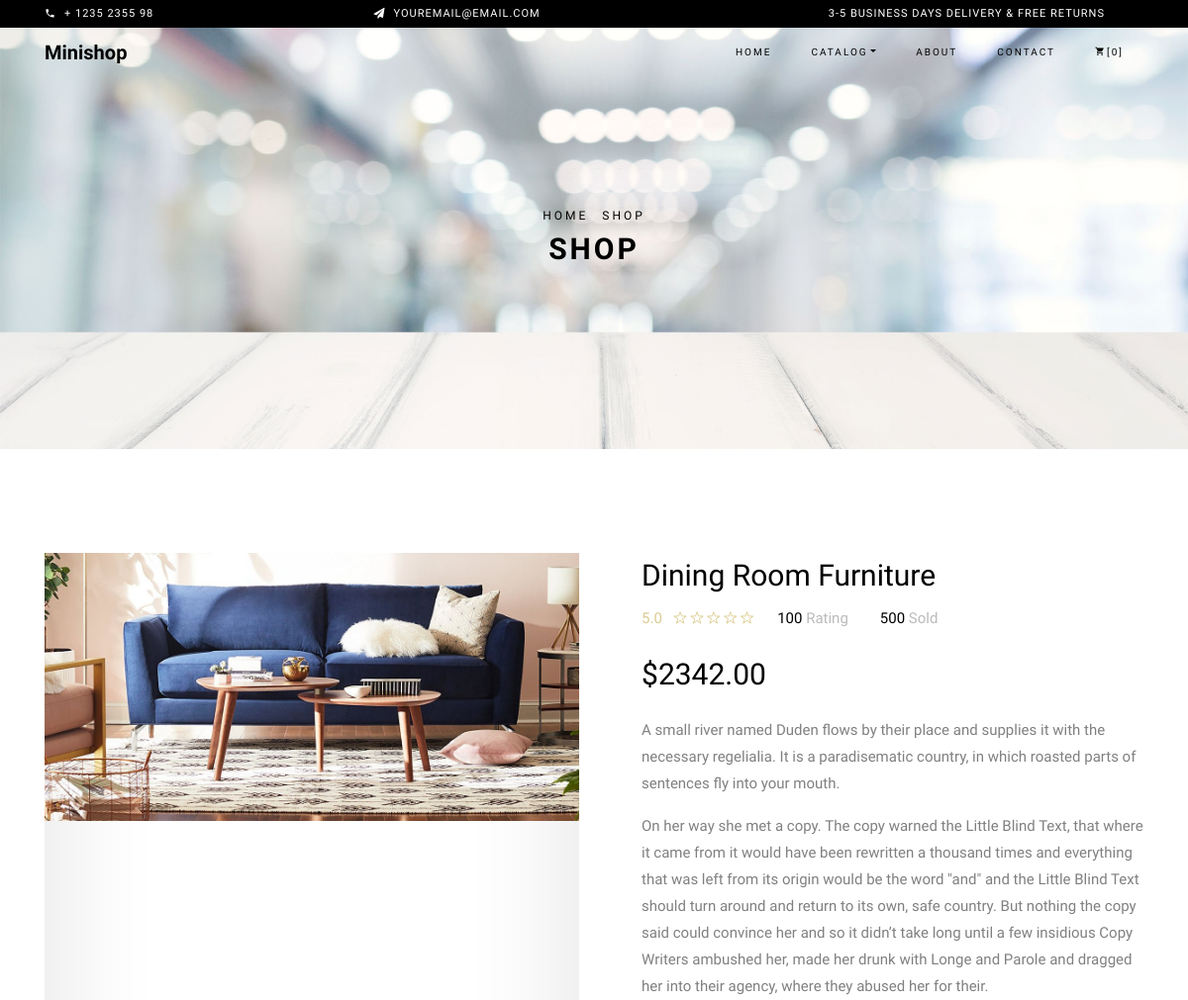
The page /product-detail/2 (signed in, upper part) on the database as committed earlier.
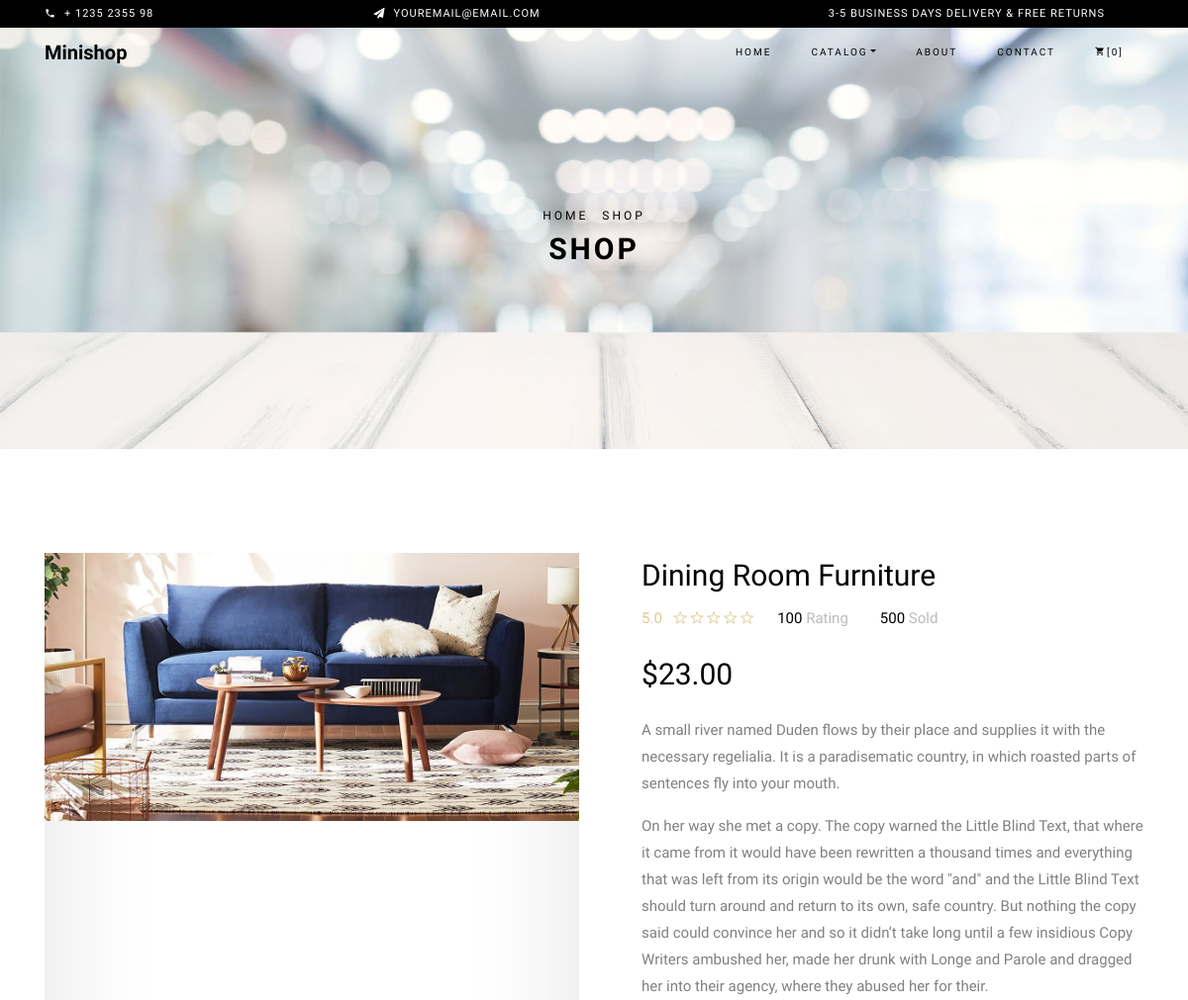
The same page on the database as committed later.
### products/models.py (models this page shows, shortened)
class Product(models.Model):
    product_name = models.CharField(max_length=125)
    slug = models.SlugField(max_length=50, unique=True)
    description = models.TextField()
    price = models.DecimalField(max_digits=19, decimal_places=2)
    image = models.ImageField(upload_to='images/', blank=True, null=True)
    stock = models.IntegerField(default=1)
    is_available = models.BooleanField(default=True)
    category = models.ForeignKey(Category, related_name='product_cat',  on_delete=models.CASCADE)
    created_date = models.DateTimeField(auto_now_add=True)
    modified_date = models.DateTimeField(auto_now=True)

### products/views.py (the view, shortened to what this page needs)
# urls.py: path('product-detail/<int:id>', product_detail, name='product_detail'),
@login_required(login_url = 'account:login')
def product_detail(request, id):
    single_product = get_object_or_404(Product, id=id)
    context = {
        'single_product':single_product,
    }
    return render(request, 'products/product_detail.html', context)

### cart/templatetags/cart_template_tags.py (called while the page is built)
@register.filter
def cart_item_count(user):
    if user.is_authenticated:
        qs = Order.objects.filter(user=user, ordered=False)
        if qs.exists():
            return qs[0].items.count()
    return 0

### products/templates/products/product_detail.html (shortened to what this page needs)
{% extends 'base/base.html' %}
{% load static %}
{%block content%}
<div class="hero-wrap hero-bread" style="background-image: url('images/bg_6.jpg');">
      <div class="container">
        <div class="row no-gutters slider-text align-items-center justify-content-center">
          <div class="col-md-9 ftco-animate text-center">
          	<p class="breadcrumbs"><span class="mr-2"><a href="index.html">Home</a></span> <span>Shop</span></p>
            <h1 class="mb-0 bread">Shop</h1>
          </div>
        </div>
      </div>
    </div>
    <section class="ftco-section">
    	<div class="container">
    		<div class="row">
    			<div class="col-lg-6 mb-5 ftco-animate">
    				<a href="#" class="image-popup prod-img-bg"><img src="{{ single_product.image.url }}" class="img-fluid" alt="Colorlib Template"></a>
    			</div>
    			<div class="col-lg-6 product-details pl-md-5 ftco-animate">
    				<h3>{{ single_product.product_name }}</h3>
    				<div class="rating d-flex">
							<p class="text-left mr-4">
								<a href="#" class="mr-2">5.0</a>
								<a href="#"><span class="ion-ios-star-outline"></span></a>
								<a href="#"><span class="ion-ios-star-outline"></span></a>
								<a href="#"><span class="ion-ios-star-outline"></span></a>
								<a href="#"><span class="ion-ios-star-outline"></span></a>
								<a href="#"><span class="ion-ios-star-outline"></span></a>
							</p>
							<p class="text-left mr-4">
								<a href="#" class="mr-2" style="color: #000;">100 <span style="color: #bbb;">Rating</span></a>
							</p>
							<p class="text-left">
								<a href="#" class="mr-2" style="color: #000;">500 <span style="color: #bbb;">Sold</span></a>
							</p>
						</div>
    				<p class="price"><span>${{ single_product.price }}</span></p>
    				<p>A small river named Duden flows by their place and supplies it with the necessary regelialia. It is a paradisematic country, in which roasted parts of sentences fly into your mouth.</p>
    				<p>On her way she met a copy. The copy warned the Little Blind Text, that where it came from it would have been rewritten a thousand times and everything that was left from its origin would be the word "and" and the Little Blind Text should turn around and return to its own, safe country. But nothing the copy said could convince her and so it didn’t take long until a few insidious Copy Writers ambushed her, made her drunk with Longe and Parole and dragged her into their agency, where they abused her for their.
						</p>
    		</div>
    	</div>
    </section>
{%endblock%}

Rows that differ between the two databases and show on the page:
changed Product "Dining Room Furniture": price "2342.00" → "23.00"
